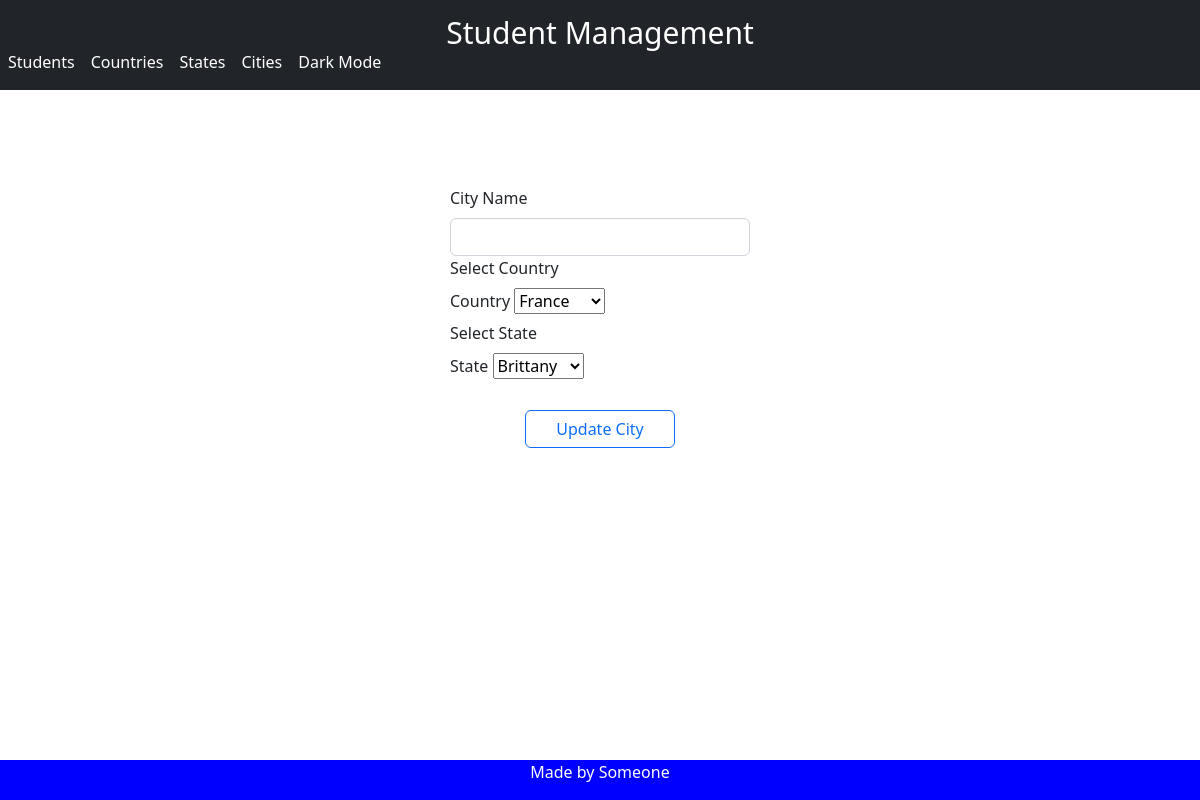
/redirect_to_update_city/7, run on an earlier commit of the app's database.
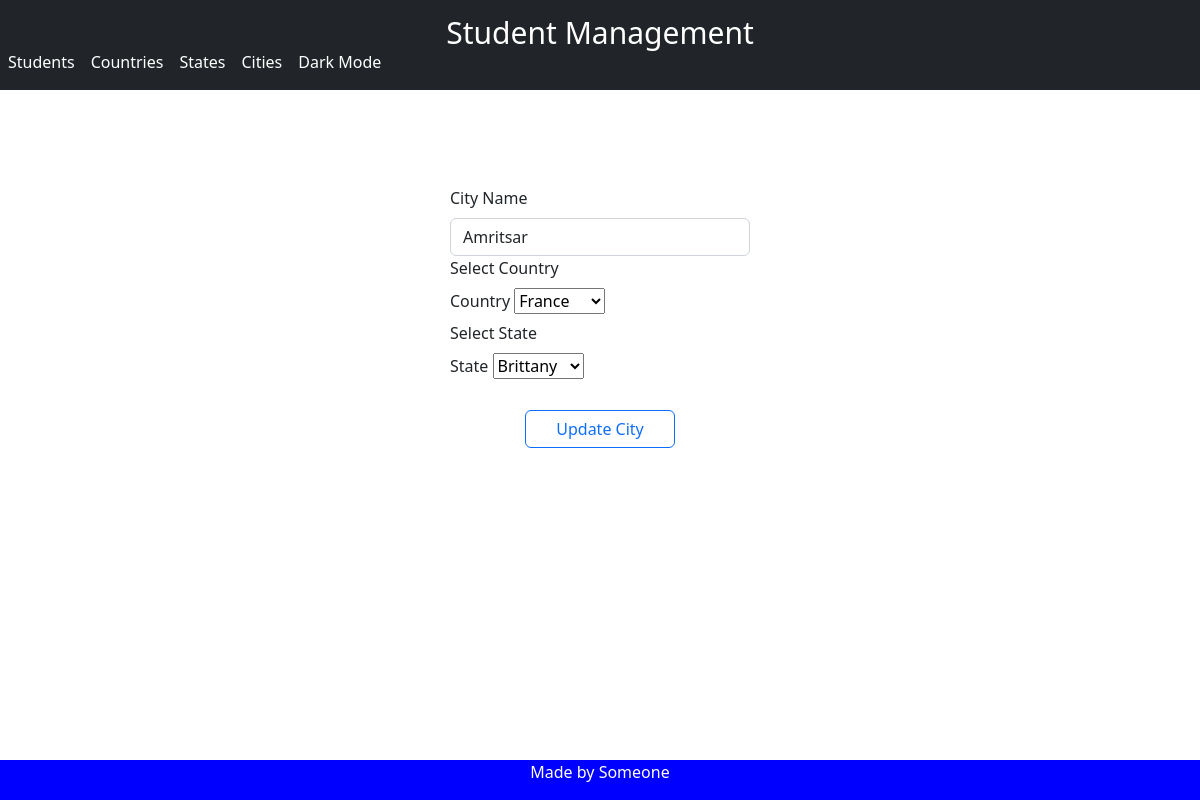
And on a later commit of the database.
### models.py (models this page shows, shortened)
class City(db.Model):
    __tablename__ = "city"
    id = db.Column(db.Integer, primary_key=True)
    name = db.Column(db.String(100))
    state_id = db.Column(db.Integer, db.ForeignKey('state.id'))
    state = db.relationship('State')
    country_id = db.Column(db.Integer, db.ForeignKey('country.id'))
    country = db.relationship('Country')

### app.py (the view, shortened to what this page needs)
@app.route('/redirect_to_update_city/<int:city_id>', methods=['GET', 'POST'])
def redirect_to_update_city(city_id):
    form = Form()
    form.state.choices = [(state.id, state.name) for state in State.query.all()]
    form.country.choices = [(country.id, country.name) for country in Country.query.all()]
    city_to_update = City.query.filter_by(id=city_id).first()
    return render_template('update_city.html', city_to_update=city_to_update, form=form)

### forms.py
class Form(FlaskForm):
    country = SelectField('country', choices=[('', 'Select Country')])
    state = SelectField('state', choices=[('', 'Select State')])
    city = SelectField('city', choices=[('', 'Select City')])

### templates/update_city.html (shortened to what this page needs)
{% extends 'skel.html' %}
{% block content %}
<div class="d-grid gap-2 col-3 mx-auto" style="margin:auto; margin-top:8%">
    <form class="col g-3" action={{request.path}} method="post">
        <div>
            <label class="form-label">City Name</label>
            <input type="text" class="form-control" value="{{city_to_update.name}}" name="name" required>
            <label class="form-label">Select Country</label>
            <div>
                <label class="form-label">Country</label>
                {{form.country}}
            </div>
        </div>
        <div>
            <label class="form-label">Select State</label>
            <div>
                <label class="form-label">State</label>
                {{form.state}}
            </div>
        </div>
        <br>
        <div class="d-grid gap-2 col-6 mx-auto">
            <button type="submit" class="btn btn-outline-primary">Update City</button>
        </div>
    </form>
</div>
<br>
<br>
{% include 'footer.html' %}
{% endblock %}

What changed in the data, as far as the page shows it:
added City: name "Amritsar"
